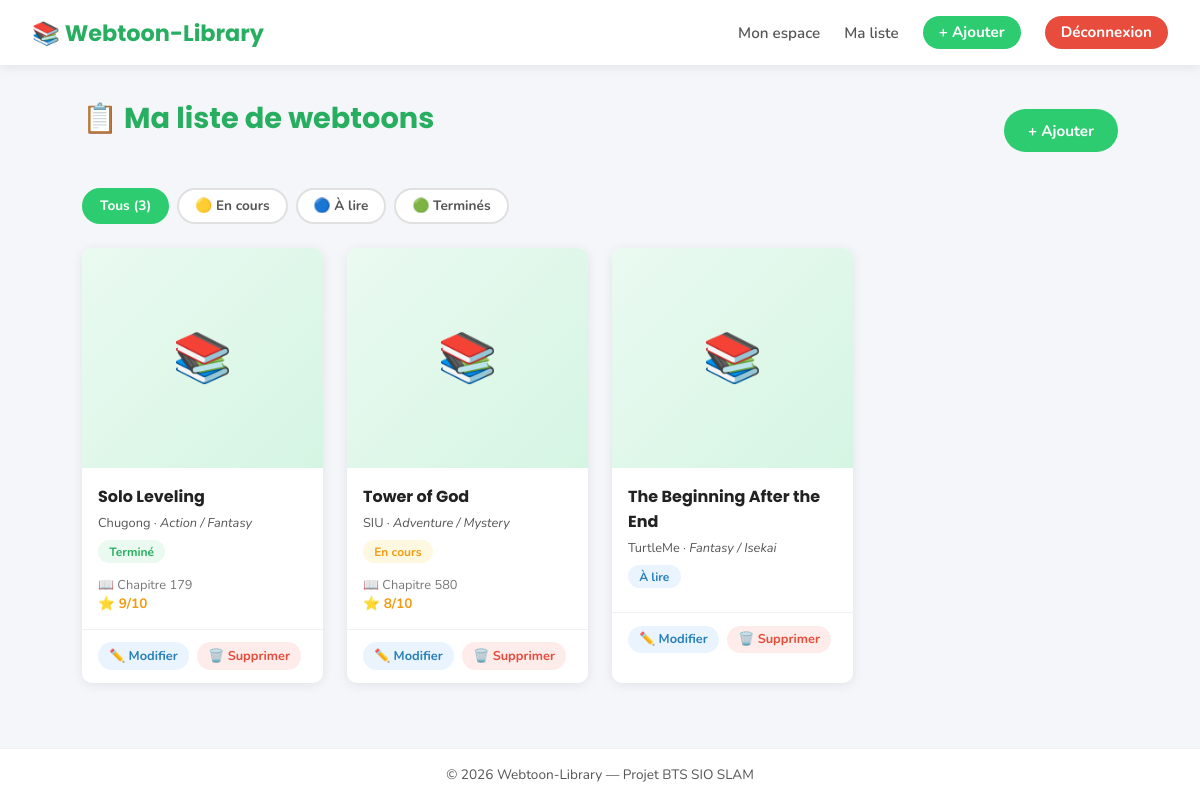
The page /webtoons.php (signed in) on the database its author committed.
### tables this page shows
CREATE TABLE IF NOT EXISTS webtoons (
    id              INT AUTO_INCREMENT PRIMARY KEY,
    id_utilisateur  INT NOT NULL,                     
    titre           VARCHAR(255) NOT NULL,
    auteur          VARCHAR(255),
    genre           VARCHAR(100),
    description     TEXT,
    statut          ENUM('a_lire', 'en_cours', 'termine') DEFAULT 'a_lire',
    chapitre_actuel INT DEFAULT 0,
    note            TINYINT CHECK (note BETWEEN 0 AND 10),  
    image_url       VARCHAR(500),
    date_ajout      DATETIME DEFAULT CURRENT_TIMESTAMP,

     
    FOREIGN KEY (id_utilisateur) REFERENCES utilisateurs(id) ON DELETE CASCADE
);

### webtoons.php (the view, shortened to what this page needs)
<?php
include 'includes/config.php';
$userId = $_SESSION['user_id'];
$requete = $pdo->prepare(
    "SELECT * FROM webtoons WHERE id_utilisateur = ? ORDER BY date_ajout DESC"
);
$requete->execute([$userId]);
$webtoons = $requete->fetchAll();
$labelsStatut = [
    'a_lire'   => 'À lire',
    'en_cours' => 'En cours',
    'termine'  => 'Terminé'
];
include 'includes/header.php';
?>
<div class="entete-page">
    <h1 class="page-titre">📋 Ma liste de webtoons</h1>
    <a href="ajouter_webtoon.php" class="btn btn-vert">+ Ajouter</a>
</div>
<?php if (empty($webtoons)): ?>
    <div class="message-vide">
        <div class="icone-vide">📭</div>
        <p>Votre liste est vide pour l'instant.<br>
           <a href="ajouter_webtoon.php" class="btn btn-vert" style="margin-top:1rem; display:inline-block;">
               Ajouter mon premier webtoon
           </a>
        </p>
    </div>
<?php else: ?>
    <div class="barre-filtres">
        <button class="filtre-btn" data-filtre="tous" onclick="filtrerWebtoons('tous')">
            Tous (<?= count($webtoons) ?>)
        </button>
        <button class="filtre-btn" data-filtre="en_cours" onclick="filtrerWebtoons('en_cours')">
            🟡 En cours
        </button>
        <button class="filtre-btn" data-filtre="a_lire" onclick="filtrerWebtoons('a_lire')">
            🔵 À lire
        </button>
        <button class="filtre-btn" data-filtre="termine" onclick="filtrerWebtoons('termine')">
            🟢 Terminés
        </button>
    </div>
    <div class="grille-webtoons">
        <?php foreach ($webtoons as $wt): ?>
            <div class="carte-webtoon" data-statut="<?= $wt['statut'] ?>">
                <?php if (!empty($wt['image_url'])): ?>
                    <div class="carte-webtoon-image-placeholder" style="display:none;">📚</div>
                <?php else: ?>
                    <div class="carte-webtoon-image-placeholder">📚</div>
                <?php endif; ?>
                <div class="carte-webtoon-corps">
                    <div class="carte-webtoon-titre"><?= htmlspecialchars($wt['titre']) ?></div>
                    <div class="carte-webtoon-auteur">
                        <?= htmlspecialchars($wt['auteur'] ?? 'Inconnu') ?>
                        <?php if ($wt['genre']): ?>
                            · <em><?= htmlspecialchars($wt['genre']) ?></em>
                        <?php endif; ?>
                    </div>
                    <span class="badge-statut badge-<?= $wt['statut'] ?>">
                        <?= $labelsStatut[$wt['statut']] ?>
                    </span>
                    <?php if ($wt['chapitre_actuel'] > 0): ?>
                        <div style="font-size:0.8rem; color:#777; margin-top:0.3rem;">
                            📖 Chapitre <?= $wt['chapitre_actuel'] ?>
                        </div>
                    <?php endif; ?>
                    <?php if (!is_null($wt['note'])): ?>
                        <div class="carte-webtoon-note">⭐ <?= $wt['note'] ?>/10</div>
                    <?php endif; ?>
                </div>
                <div class="carte-webtoon-actions">
                    <a href="modifier_webtoon.php?id=<?= $wt['id'] ?>" class="btn-modifier">✏️ Modifier</a>
                    <a href="#" class="btn-supprimer"
                       onclick="return confirmerSuppression('supprimer_webtoon.php?id=<?= $wt['id'] ?>')">
                       🗑️ Supprimer
                    </a>
                </div>
            </div>
        <?php endforeach; ?>
    </div>
<?php endif; ?>
<?php include 'includes/footer.php'; ?>

### includes/header.php (shortened to what this page needs)
<?php
$base = rtrim(str_replace('\\', '/', dirname($_SERVER['SCRIPT_NAME'])), '/');
?>
<!DOCTYPE html>
<html lang="fr">
<head>
    <link rel="stylesheet" href="<?= $base ?>/assets/css/style.css">
</head>
<body>
<nav class="navbar">
    <a href="<?= $base ?>/index.php" class="navbar-logo">
        📚 Webtoon-Library
    </a>
    <ul class="navbar-liens">
        <?php if (isset($_SESSION['user_id'])): ?>
            <li><a href="<?= $base ?>/dashboard.php">Mon espace</a></li>
            <li><a href="<?= $base ?>/webtoons.php">Ma liste</a></li>
            <li><a href="<?= $base ?>/ajouter_webtoon.php" class="btn-nav">+ Ajouter</a></li>
            <li><a href="<?= $base ?>/logout.php" class="btn-nav btn-rouge">Déconnexion</a></li>
        <?php else: ?>
            <li><a href="<?= $base ?>/connexion.php">Connexion</a></li>
            <li><a href="<?= $base ?>/inscription.php" class="btn-nav">S'inscrire</a></li>
        <?php endif; ?>
    </ul>
</nav>
<main class="contenu-principal">

### includes/footer.php (shortened to what this page needs)
</main>
<footer class="footer">
    <p>© <?= date('Y') ?> Webtoon-Library — Projet BTS SIO SLAM</p>
</footer>
</body>
</html>

### assets/css/style.css (style rules this page uses)
:root { --vert-principal: #2ecc71; --vert-fonce: #27ae60; --vert-clair: #eafaf1; --blanc: #ffffff; --gris-clair: #f5f6fa; --gris-texte: #555555; --noir: #222222; --rouge: #e74c3c; --ombre: 0 2px 12px rgba(0,0,0,0.08); --rayon: 10px; }
* { margin: 0; padding: 0; box-sizing: border-box; }
body { font-family: 'Nunito', sans-serif; background-color: var(--gris-clair); color: var(--noir); min-height: 100vh; display: flex; flex-direction: column; }
a { text-decoration: none; color: var(--vert-fonce); }
.navbar { background-color: var(--blanc); box-shadow: var(--ombre); padding: 0 2rem; display: flex; align-items: center; justify-content: space-between; height: 65px; position: sticky; top: 0; z-index: 100; }
.navbar-logo { font-family: 'Poppins', sans-serif; font-size: 1.4rem; font-weight: 700; color: var(--vert-fonce); text-decoration: none; }
.navbar-liens { list-style: none; display: flex; align-items: center; gap: 1.5rem; }
.navbar-liens a { color: var(--gris-texte); font-weight: 600; font-size: 0.95rem; transition: color 0.2s; }
.btn-nav { background-color: var(--vert-principal); color: var(--blanc) !important; padding: 0.4rem 1rem; border-radius: 20px; font-weight: 700 !important; }
.btn-rouge { background-color: var(--rouge) !important; }
.contenu-principal { flex: 1; padding: 2rem; max-width: 1100px; margin: 0 auto; width: 100%; }
.footer { background-color: var(--blanc); text-align: center; padding: 1rem; color: var(--gris-texte); font-size: 0.85rem; border-top: 1px solid #eee; margin-top: auto; }
.btn { display: inline-block; padding: 0.7rem 1.5rem; border-radius: 25px; font-family: 'Nunito', sans-serif; font-weight: 700; font-size: 0.95rem; border: none; cursor: pointer; transition: background-color 0.2s, transform 0.1s; text-align: center; }
.btn-vert { background-color: var(--vert-principal); color: var(--blanc); }
.page-titre { font-family: 'Poppins', sans-serif; font-size: 1.8rem; color: var(--vert-fonce); margin-bottom: 1.5rem; }
.grille-webtoons { display: grid; grid-template-columns: repeat(auto-fill, minmax(200px, 1fr)); gap: 1.5rem; }
.carte-webtoon { background-color: var(--blanc); border-radius: var(--rayon); box-shadow: var(--ombre); overflow: hidden; transition: transform 0.2s, box-shadow 0.2s; }
.carte-webtoon-image-placeholder { width: 100%; height: 220px; background: linear-gradient(135deg, var(--vert-clair), #d5f5e3); display: flex; align-items: center; justify-content: center; font-size: 3rem; }
.carte-webtoon-corps { padding: 1rem; }
.carte-webtoon-titre { font-family: 'Poppins', sans-serif; font-weight: 700; font-size: 1rem; margin-bottom: 0.3rem; color: var(--noir); }
.carte-webtoon-auteur { font-size: 0.8rem; color: var(--gris-texte); margin-bottom: 0.5rem; }
.badge-statut { display: inline-block; padding: 0.2rem 0.7rem; border-radius: 20px; font-size: 0.75rem; font-weight: 700; margin-bottom: 0.5rem; }
.badge-a_lire { background-color: #eaf4ff; color: #2980b9; }
.badge-en_cours { background-color: #fff8e1; color: #f39c12; }
.badge-termine { background-color: var(--vert-clair); color: var(--vert-fonce); }
.carte-webtoon-note { font-size: 0.85rem; color: #f39c12; font-weight: 700; }
.carte-webtoon-actions { display: flex; gap: 0.5rem; padding: 0.8rem 1rem; border-top: 1px solid #f0f0f0; flex-wrap: wrap; }
.carte-webtoon-actions a { font-size: 0.8rem; font-weight: 700; padding: 0.3rem 0.7rem; border-radius: 15px; transition: background-color 0.2s; }
.btn-modifier { background-color: #eaf4ff; color: #2980b9; }
.btn-supprimer { background-color: #fdecea; color: var(--rouge); }
.entete-page { display: flex; align-items: center; justify-content: space-between; margin-bottom: 1.5rem; flex-wrap: wrap; gap: 1rem; }
.barre-filtres { display: flex; gap: 0.5rem; margin-bottom: 1.5rem; flex-wrap: wrap; }
.filtre-btn { padding: 0.4rem 1rem; border-radius: 20px; border: 2px solid #e0e0e0; background-color: var(--blanc); font-family: 'Nunito', sans-serif; font-weight: 700; font-size: 0.85rem; cursor: pointer; transition: all 0.2s; color: var(--gris-texte); }
.filtre-btn:hover, .filtre-btn.actif { border-color: var(--vert-principal); background-color: var(--vert-principal); color: var(--blanc); }

### rows shown on the page
webtoons: titre "Solo Leveling", auteur "Chugong", genre "Action / Fantasy", statut "Terminé", chapitre_actuel "179", note "9"
webtoons: titre "Tower of God", auteur "SIU", genre "Adventure / Mystery", statut "En cours", chapitre_actuel "580", note "8"
webtoons: titre "The Beginning After the End", auteur "TurtleMe", genre "Fantasy / Isekai", statut "À lire"

### other values the page prints
count($webtoons) "3"
